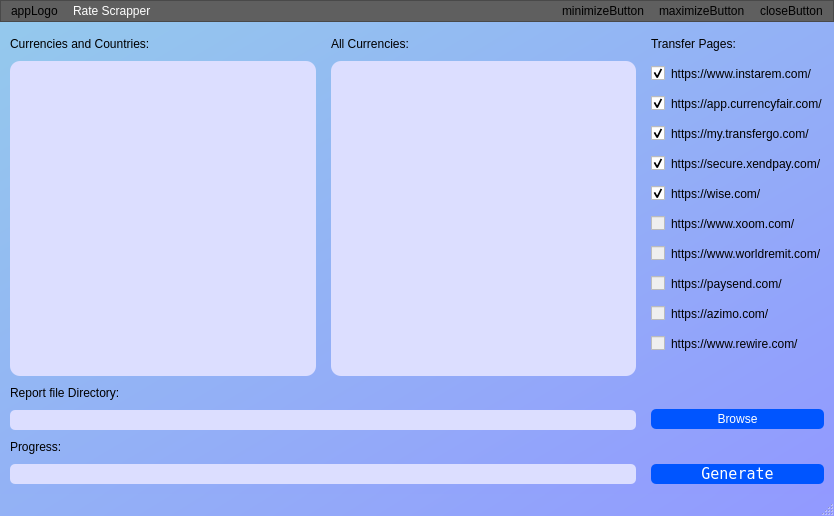
<?xml version="1.0" encoding="UTF-8"?>
<ui version="4.0">
 <class>MainWindow</class>
 <widget class="QMainWindow" name="MainWindow">
  <property name="geometry">
   <rect>
    <x>0</x>
    <y>0</y>
    <width>834</width>
    <height>516</height>
   </rect>
  </property>
  <property name="windowTitle">
   <string>MainWindow</string>
  </property>
  <property name="styleSheet">
   <string notr="true">QWidget#MainWindow{
	background-color: qlineargradient(spread:pad, x1:0, y1:0, x2:1, y2:1, stop:0 rgba(148, 202, 236, 255), stop:1 rgba(146, 153, 255, 255));
}</string>
  </property>
  <widget class="QWidget" name="centralwidget">
   <property name="styleSheet">
    <string notr="true">QWidget#centralwidget{
background-color: qlineargradient(spread:pad, x1:0, y1:0, x2:1, y2:1, stop:0 rgba(148, 202, 236, 255), stop:1 rgba(146, 153, 255, 255));
}</string>
   </property>
   <layout class="QGridLayout" name="gridLayout_2">
    <property name="leftMargin">
     <number>0</number>
    </property>
    <property name="topMargin">
     <number>0</number>
    </property>
    <property name="rightMargin">
     <number>0</number>
    </property>
    <property name="bottomMargin">
     <number>0</number>
    </property>
    <property name="spacing">
     <number>0</number>
    </property>
    <item row="1" column="0">
     <layout class="QGridLayout" name="mainLayout">
      <property name="leftMargin">
       <number>10</number>
      </property>
      <property name="topMargin">
       <number>15</number>
      </property>
      <property name="rightMargin">
       <number>10</number>
      </property>
      <property name="bottomMargin">
       <number>10</number>
      </property>
      <property name="spacing">
       <number>15</number>
      </property>
      <item row="1" column="0">
       <layout class="QGridLayout" name="leftPanel">
        <property name="verticalSpacing">
         <number>10</number>
        </property>
        <item row="0" column="1">
         <widget class="QLabel" name="suggestedCurrenciesLabel">
          <property name="styleSheet">
           <string notr="true">border-color: rgb(170, 170, 0);
border-radius: 5px;
font: 75 11pt &quot;Fixedsys&quot;;
color: rgb(0, 0, 0);</string>
          </property>
          <property name="text">
           <string>All Currencies:</string>
          </property>
         </widget>
        </item>
        <item row="1" column="0">
         <widget class="QTextEdit" name="currencyAndCountriesField">
          <property name="minimumSize">
           <size>
            <width>200</width>
            <height>150</height>
           </size>
          </property>
          <property name="font">
           <font>
            <family>Gill Sans MT</family>
            <pointsize>10</pointsize>
            <weight>50</weight>
            <italic>false</italic>
            <bold>false</bold>
           </font>
          </property>
          <property name="styleSheet">
           <string notr="true">border-radius: 10px;
background-color: rgb(220, 222, 255);
font: 10pt &quot;Gill Sans MT&quot;;</string>
          </property>
          <property name="html">
           <string>&lt;!DOCTYPE HTML PUBLIC &quot;-//W3C//DTD HTML 4.0//EN&quot; &quot;http://www.w3.org/TR/REC-html40/strict.dtd&quot;&gt;
&lt;html&gt;&lt;head&gt;&lt;meta name=&quot;qrichtext&quot; content=&quot;1&quot; /&gt;&lt;style type=&quot;text/css&quot;&gt;
p, li { white-space: pre-wrap; }
&lt;/style&gt;&lt;/head&gt;&lt;body style=&quot; font-family:'Gill Sans MT'; font-size:10pt; font-weight:400; font-style:normal;&quot;&gt;
&lt;p style=&quot;-qt-paragraph-type:empty; margin-top:0px; margin-bottom:0px; margin-left:0px; margin-right:0px; -qt-block-indent:0; text-indent:0px; font-family:'MS Shell Dlg 2'; font-size:8.25pt;&quot;&gt;&lt;br /&gt;&lt;/p&gt;&lt;/body&gt;&lt;/html&gt;</string>
          </property>
          <property name="placeholderText">
           <string/>
          </property>
         </widget>
        </item>
        <item row="0" column="0">
         <widget class="QLabel" name="currencyAndCountriesLabel">
          <property name="styleSheet">
           <string notr="true">border-color: rgb(170, 170, 0);
border-radius: 5px;
font: 75 11pt &quot;Fixedsys&quot;;
color: rgb(0, 0, 0);</string>
          </property>
          <property name="text">
           <string>Currencies and Countries:</string>
          </property>
         </widget>
        </item>
        <item row="1" column="1">
         <widget class="QTableWidget" name="suggestedCurrenciesTable">
          <property name="enabled">
           <bool>true</bool>
          </property>
          <property name="minimumSize">
           <size>
            <width>200</width>
            <height>150</height>
           </size>
          </property>
          <property name="cursor" stdset="0">
           <cursorShape>PointingHandCursor</cursorShape>
          </property>
          <property name="styleSheet">
           <string notr="true">border-radius: 10px;
background-color: rgb(220, 222, 255);
font: 10pt &quot;Gill Sans MT&quot;;</string>
          </property>
          <property name="verticalScrollBarPolicy">
           <enum>Qt::ScrollBarAlwaysOff</enum>
          </property>
          <property name="editTriggers">
           <set>QAbstractItemView::NoEditTriggers</set>
          </property>
          <property name="dragDropOverwriteMode">
           <bool>false</bool>
          </property>
          <property name="alternatingRowColors">
           <bool>false</bool>
          </property>
          <property name="selectionMode">
           <enum>QAbstractItemView::SingleSelection</enum>
          </property>
          <property name="selectionBehavior">
           <enum>QAbstractItemView::SelectRows</enum>
          </property>
          <property name="sortingEnabled">
           <bool>true</bool>
          </property>
          <property name="columnCount">
           <number>1</number>
          </property>
          <attribute name="horizontalHeaderVisible">
           <bool>false</bool>
          </attribute>
          <attribute name="horizontalHeaderCascadingSectionResizes">
           <bool>true</bool>
          </attribute>
          <attribute name="horizontalHeaderDefaultSectionSize">
           <number>200</number>
          </attribute>
          <attribute name="horizontalHeaderMinimumSectionSize">
           <number>200</number>
          </attribute>
          <attribute name="horizontalHeaderShowSortIndicator" stdset="0">
           <bool>true</bool>
          </attribute>
          <attribute name="horizontalHeaderStretchLastSection">
           <bool>true</bool>
          </attribute>
          <attribute name="verticalHeaderVisible">
           <bool>false</bool>
          </attribute>
          <attribute name="verticalHeaderCascadingSectionResizes">
           <bool>true</bool>
          </attribute>
          <attribute name="verticalHeaderDefaultSectionSize">
           <number>20</number>
          </attribute>
          <attribute name="verticalHeaderHighlightSections">
           <bool>false</bool>
          </attribute>
          <attribute name="verticalHeaderMinimumSectionSize">
           <number>20</number>
          </attribute>
          <attribute name="verticalHeaderShowSortIndicator" stdset="0">
           <bool>true</bool>
          </attribute>
          <attribute name="verticalHeaderStretchLastSection">
           <bool>true</bool>
          </attribute>
          <column/>
         </widget>
        </item>
        <item row="2" column="0">
         <widget class="QLabel" name="reportFileDirectoryLabel">
          <property name="styleSheet">
           <string notr="true">border-color: rgb(170, 170, 0);
border-radius: 5px;
font: 75 11pt &quot;Fixedsys&quot;;
color: rgb(0, 0, 0);</string>
          </property>
          <property name="text">
           <string>Report file Directory:</string>
          </property>
         </widget>
        </item>
        <item row="4" column="0">
         <widget class="QLabel" name="progressLabel">
          <property name="styleSheet">
           <string notr="true">border-color: rgb(170, 170, 0);
border-radius: 5px;
font: 75 11pt &quot;Fixedsys&quot;;
color: rgb(0, 0, 0);</string>
          </property>
          <property name="text">
           <string>Progress:</string>
          </property>
         </widget>
        </item>
        <item row="3" column="0" colspan="2">
         <widget class="QLineEdit" name="reportFileDirectoryField">
          <property name="styleSheet">
           <string notr="true">border-radius: 5px;
background-color: rgb(220, 222, 255);
height: 20px;
font: 10pt &quot;Gill Sans MT&quot;;</string>
          </property>
          <property name="readOnly">
           <bool>true</bool>
          </property>
         </widget>
        </item>
        <item row="5" column="0" colspan="2">
         <widget class="QProgressBar" name="progressBar">
          <property name="autoFillBackground">
           <bool>false</bool>
          </property>
          <property name="styleSheet">
           <string notr="true">QProgressBar {
	border-radius:5px;
	border-width: 1px;
	background-color: rgb(220, 222, 255);
	height: 20px;
}

QProgressBar::chunk {
	border-radius:5px;	
	background-color: qlineargradient(spread:pad, x1:0, y1:0.006, x2:1, y2:0, stop:0.193182 rgba(0, 135, 182, 255), stop:0.892045 rgba(0, 223, 255, 255));	
}</string>
          </property>
          <property name="value">
           <number>0</number>
          </property>
          <property name="alignment">
           <set>Qt::AlignLeading|Qt::AlignLeft|Qt::AlignVCenter</set>
          </property>
          <property name="textVisible">
           <bool>false</bool>
          </property>
          <property name="orientation">
           <enum>Qt::Horizontal</enum>
          </property>
          <property name="invertedAppearance">
           <bool>false</bool>
          </property>
          <property name="textDirection">
           <enum>QProgressBar::TopToBottom</enum>
          </property>
          <property name="format">
           <string>%p%</string>
          </property>
         </widget>
        </item>
       </layout>
      </item>
      <item row="1" column="1">
       <layout class="QGridLayout" name="rightPanel">
        <item row="12" column="0">
         <widget class="QCheckBox" name="page_10">
          <property name="enabled">
           <bool>false</bool>
          </property>
          <property name="styleSheet">
           <string notr="true">border-color: rgb(170, 170, 0);
border-radius: 5px;
font: 75 10pt &quot;Gill Sans MT&quot;;
color: rgb(0, 0, 0);</string>
          </property>
          <property name="text">
           <string>https://www.rewire.com/</string>
          </property>
         </widget>
        </item>
        <item row="11" column="0">
         <widget class="QCheckBox" name="page_9">
          <property name="enabled">
           <bool>false</bool>
          </property>
          <property name="styleSheet">
           <string notr="true">border-color: rgb(170, 170, 0);
border-radius: 5px;
font: 75 10pt &quot;Gill Sans MT&quot;;
color: rgb(0, 0, 0);</string>
          </property>
          <property name="text">
           <string>https://azimo.com/</string>
          </property>
         </widget>
        </item>
        <item row="7" column="0">
         <widget class="QCheckBox" name="page_7">
          <property name="styleSheet">
           <string notr="true">border-color: rgb(170, 170, 0);
border-radius: 5px;
font: 75 10pt &quot;Gill Sans MT&quot;;
color: rgb(0, 0, 0);</string>
          </property>
          <property name="text">
           <string>https://wise.com/</string>
          </property>
          <property name="checked">
           <bool>true</bool>
          </property>
         </widget>
        </item>
        <item row="3" column="0">
         <widget class="QCheckBox" name="page_3">
          <property name="styleSheet">
           <string notr="true">border-color: rgb(170, 170, 0);
border-radius: 5px;
font: 75 10pt &quot;Gill Sans MT&quot;;
color: rgb(0, 0, 0);</string>
          </property>
          <property name="text">
           <string>https://www.instarem.com/</string>
          </property>
          <property name="checked">
           <bool>true</bool>
          </property>
         </widget>
        </item>
        <item row="4" column="0">
         <widget class="QCheckBox" name="page_4">
          <property name="styleSheet">
           <string notr="true">border-color: rgb(170, 170, 0);
border-radius: 5px;
font: 75 10pt &quot;Gill Sans MT&quot;;
color: rgb(0, 0, 0);</string>
          </property>
          <property name="text">
           <string>https://app.currencyfair.com/</string>
          </property>
          <property name="checked">
           <bool>true</bool>
          </property>
         </widget>
        </item>
        <item row="5" column="0">
         <widget class="QCheckBox" name="page_5">
          <property name="styleSheet">
           <string notr="true">border-color: rgb(170, 170, 0);
border-radius: 5px;
font: 75 10pt &quot;Gill Sans MT&quot;;
color: rgb(0, 0, 0);</string>
          </property>
          <property name="text">
           <string>https://my.transfergo.com/</string>
          </property>
          <property name="checked">
           <bool>true</bool>
          </property>
         </widget>
        </item>
        <item row="10" column="0">
         <widget class="QCheckBox" name="page_8">
          <property name="enabled">
           <bool>false</bool>
          </property>
          <property name="styleSheet">
           <string notr="true">border-color: rgb(170, 170, 0);
border-radius: 5px;
font: 75 10pt &quot;Gill Sans MT&quot;;
color: rgb(0, 0, 0);</string>
          </property>
          <property name="text">
           <string>https://paysend.com/</string>
          </property>
         </widget>
        </item>
        <item row="0" column="0">
         <widget class="QLabel" name="transferPagesLabel">
          <property name="styleSheet">
           <string notr="true">border-color: rgb(170, 170, 0);
border-radius: 5px;
font: 75 11pt &quot;Fixedsys&quot;;
color: rgb(0, 0, 0);</string>
          </property>
          <property name="text">
           <string>Transfer Pages:</string>
          </property>
         </widget>
        </item>
        <item row="6" column="0">
         <widget class="QCheckBox" name="page_6">
          <property name="styleSheet">
           <string notr="true">border-color: rgb(170, 170, 0);
border-radius: 5px;
font: 75 10pt &quot;Gill Sans MT&quot;;
color: rgb(0, 0, 0);</string>
          </property>
          <property name="text">
           <string>https://secure.xendpay.com/</string>
          </property>
          <property name="checked">
           <bool>true</bool>
          </property>
         </widget>
        </item>
        <item row="15" column="0">
         <spacer name="verticalSpacer_2">
          <property name="orientation">
           <enum>Qt::Vertical</enum>
          </property>
          <property name="sizeType">
           <enum>QSizePolicy::Fixed</enum>
          </property>
          <property name="sizeHint" stdset="0">
           <size>
            <width>20</width>
            <height>20</height>
           </size>
          </property>
         </spacer>
        </item>
        <item row="14" column="0">
         <widget class="QPushButton" name="browseButton">
          <property name="enabled">
           <bool>true</bool>
          </property>
          <property name="minimumSize">
           <size>
            <width>120</width>
            <height>0</height>
           </size>
          </property>
          <property name="cursor">
           <cursorShape>PointingHandCursor</cursorShape>
          </property>
          <property name="styleSheet">
           <string notr="true">QPushButton {
border-color: rgb(170, 170, 0);
background-color: rgb(0, 85, 255);
border-radius: 5px;
font: 75 11pt &quot;Fixedsys&quot;;
color: rgb(255, 255, 255);
height: 20px;
}

QPushButton:pressed {
	color: rgb(0, 85, 255);
	background-color: rgb(255, 255, 255);
}

QPushButton:hover {
	color: white;
	background-color: rgb(30, 125, 255);
}

QPushButton:disabled {
	color: white;
	background-color: rgb(198, 198, 198);
}</string>
          </property>
          <property name="text">
           <string>Browse</string>
          </property>
          <property name="iconSize">
           <size>
            <width>30</width>
            <height>30</height>
           </size>
          </property>
          <property name="checkable">
           <bool>true</bool>
          </property>
         </widget>
        </item>
        <item row="13" column="0">
         <spacer name="verticalSpacer">
          <property name="orientation">
           <enum>Qt::Vertical</enum>
          </property>
          <property name="sizeHint" stdset="0">
           <size>
            <width>20</width>
            <height>40</height>
           </size>
          </property>
         </spacer>
        </item>
        <item row="16" column="0">
         <widget class="QPushButton" name="generateButton">
          <property name="enabled">
           <bool>true</bool>
          </property>
          <property name="minimumSize">
           <size>
            <width>0</width>
            <height>0</height>
           </size>
          </property>
          <property name="font">
           <font>
            <family>Fixedsys</family>
            <pointsize>11</pointsize>
            <weight>9</weight>
            <italic>false</italic>
            <bold>false</bold>
           </font>
          </property>
          <property name="cursor">
           <cursorShape>PointingHandCursor</cursorShape>
          </property>
          <property name="mouseTracking">
           <bool>true</bool>
          </property>
          <property name="styleSheet">
           <string notr="true">QPushButton {
border-color: rgb(170, 170, 0);
background-color: rgb(0, 85, 255);
border-radius: 5px;
font: 75 11pt &quot;Fixedsys&quot;;
color: rgb(255, 255, 255);
height: 20px;
}

QPushButton:pressed {
	color: rgb(0, 85, 255);
	background-color: rgb(255, 255, 255);
}

QPushButton:hover {
	color: white;
	background-color: rgb(30, 125, 255);
}

QPushButton:disabled {
	color: white;
	background-color: rgb(198, 198, 198);
}</string>
          </property>
          <property name="text">
           <string>Generate</string>
          </property>
          <property name="shortcut">
           <string/>
          </property>
          <property name="checkable">
           <bool>true</bool>
          </property>
         </widget>
        </item>
        <item row="8" column="0">
         <widget class="QCheckBox" name="page_1">
          <property name="enabled">
           <bool>false</bool>
          </property>
          <property name="styleSheet">
           <string notr="true">border-color: rgb(170, 170, 0);
border-radius: 5px;
font: 75 10pt &quot;Gill Sans MT&quot;;
color: rgb(0, 0, 0);</string>
          </property>
          <property name="text">
           <string>https://www.xoom.com/</string>
          </property>
          <property name="checked">
           <bool>false</bool>
          </property>
         </widget>
        </item>
        <item row="9" column="0">
         <widget class="QCheckBox" name="page_2">
          <property name="enabled">
           <bool>false</bool>
          </property>
          <property name="styleSheet">
           <string notr="true">border-color: rgb(170, 170, 0);
border-radius: 5px;
font: 75 10pt &quot;Gill Sans MT&quot;;
color: rgb(0, 0, 0);</string>
          </property>
          <property name="text">
           <string>https://www.worldremit.com/</string>
          </property>
          <property name="checked">
           <bool>false</bool>
          </property>
         </widget>
        </item>
       </layout>
      </item>
     </layout>
    </item>
    <item row="0" column="0">
     <widget class="QFrame" name="navigationPanel">
      <property name="styleSheet">
       <string notr="true">background-color: rgb(95, 95, 95);
font: 12pt &quot;Gill Sans MT&quot;;</string>
      </property>
      <property name="frameShape">
       <enum>QFrame::StyledPanel</enum>
      </property>
      <property name="frameShadow">
       <enum>QFrame::Raised</enum>
      </property>
      <layout class="QGridLayout" name="gridLayout">
       <property name="leftMargin">
        <number>10</number>
       </property>
       <property name="topMargin">
        <number>0</number>
       </property>
       <property name="rightMargin">
        <number>10</number>
       </property>
       <property name="bottomMargin">
        <number>0</number>
       </property>
       <property name="horizontalSpacing">
        <number>15</number>
       </property>
       <property name="verticalSpacing">
        <number>0</number>
       </property>
       <item row="0" column="5">
        <widget class="QLabel" name="closeButton">
         <property name="styleSheet">
          <string notr="true"/>
         </property>
         <property name="text">
          <string>closeButton</string>
         </property>
        </widget>
       </item>
       <item row="0" column="2">
        <spacer name="horizontalSpacer">
         <property name="orientation">
          <enum>Qt::Horizontal</enum>
         </property>
         <property name="sizeHint" stdset="0">
          <size>
           <width>40</width>
           <height>20</height>
          </size>
         </property>
        </spacer>
       </item>
       <item row="0" column="4">
        <widget class="QLabel" name="maximizeButton">
         <property name="styleSheet">
          <string notr="true"/>
         </property>
         <property name="text">
          <string>maximizeButton</string>
         </property>
        </widget>
       </item>
       <item row="0" column="3">
        <widget class="QLabel" name="minimizeButton">
         <property name="styleSheet">
          <string notr="true"/>
         </property>
         <property name="text">
          <string>minimizeButton</string>
         </property>
        </widget>
       </item>
       <item row="0" column="1">
        <widget class="QLabel" name="appTitle">
         <property name="styleSheet">
          <string notr="true">color: rgb(255, 255, 255);</string>
         </property>
         <property name="text">
          <string>Rate Scrapper</string>
         </property>
        </widget>
       </item>
       <item row="0" column="0">
        <widget class="QLabel" name="appLogo">
         <property name="text">
          <string>appLogo</string>
         </property>
        </widget>
       </item>
      </layout>
     </widget>
    </item>
   </layout>
  </widget>
  <widget class="QMenuBar" name="menubar">
   <property name="geometry">
    <rect>
     <x>0</x>
     <y>0</y>
     <width>834</width>
     <height>21</height>
    </rect>
   </property>
  </widget>
  <widget class="QStatusBar" name="statusbar"/>
 </widget>
 <resources/>
 <connections>
  <connection>
   <sender>generateButton</sender>
   <signal>clicked(bool)</signal>
   <receiver>MainWindow</receiver>
   <slot>setAnimated(bool)</slot>
   <hints>
    <hint type="sourcelabel">
     <x>676</x>
     <y>553</y>
    </hint>
    <hint type="destinationlabel">
     <x>735</x>
     <y>576</y>
    </hint>
   </hints>
  </connection>
 </connections>
</ui>
